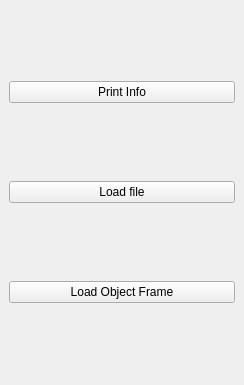
<?xml version="1.0" encoding="UTF-8"?>
<ui version="4.0">
 <class>firstPlugIn</class>
 <widget class="QDockWidget" name="firstPlugIn">
  <property name="geometry">
   <rect>
    <x>0</x>
    <y>0</y>
    <width>244</width>
    <height>385</height>
   </rect>
  </property>
  <property name="windowTitle">
   <string>DockWidget</string>
  </property>
  <widget class="QWidget" name="dockWidgetContents">
   <layout class="QGridLayout" name="gridLayout">
    <item row="0" column="0">
     <widget class="QPushButton" name="workcellBtn">
      <property name="text">
       <string>Print Info</string>
      </property>
     </widget>
    </item>
    <item row="1" column="0">
     <widget class="QPushButton" name="fileNameBtn">
      <property name="text">
       <string>Load file</string>
      </property>
     </widget>
    </item>
    <item row="2" column="0">
     <widget class="QPushButton" name="loadObjectFrame">
      <property name="text">
       <string>Load Object Frame</string>
      </property>
     </widget>
    </item>
   </layout>
  </widget>
 </widget>
 <resources/>
 <connections/>
</ui>
